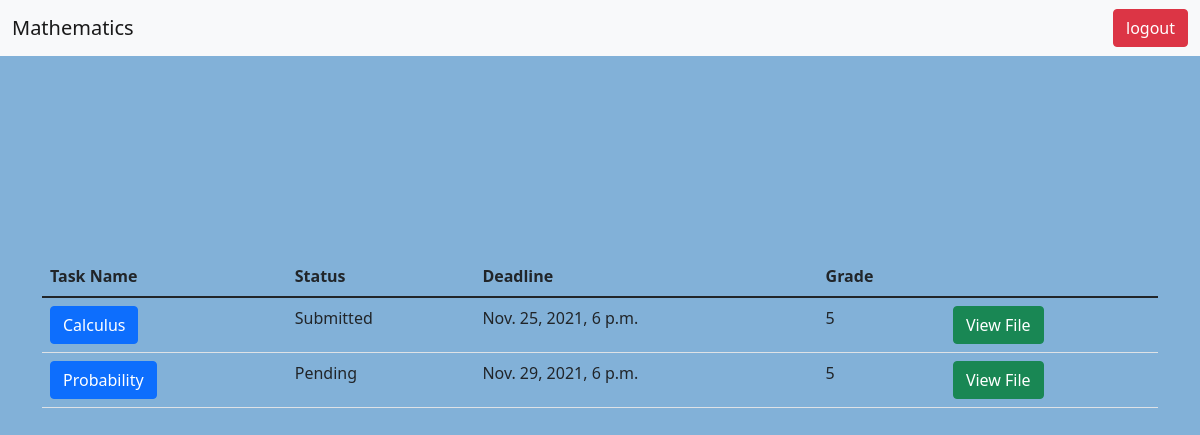
/usertasks/1 (signed in), run on an earlier commit of the app's database.
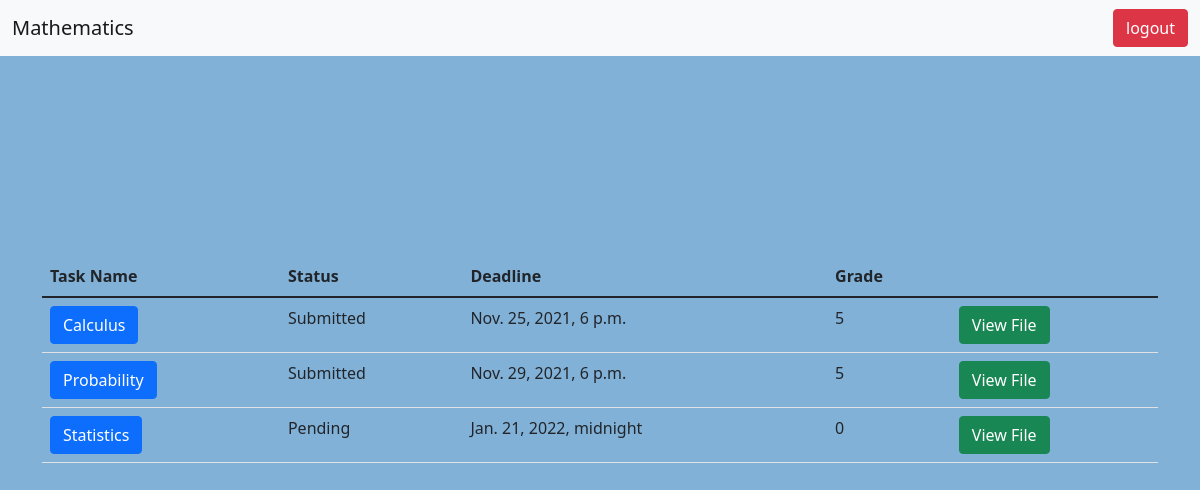
And on a later commit of the database.
### csia_app/models.py (models this page shows, shortened)
class Task(models.Model):
     name = models.CharField(max_length=100)
     description = models.TextField()
     deadline = models.DateTimeField()
     status = models.ForeignKey(TaskStatus, on_delete=models.CASCADE)
     student = models.ForeignKey(Student, on_delete=models.CASCADE)
     subject = models.ForeignKey(Subject, on_delete=models.CASCADE)
     file = models.FileField(upload_to= "static/", null=True, blank=True)
     grade = models.IntegerField(null=True)

class TaskStatus(models.Model):
    status = models.CharField(max_length=10)
    def __str__(self):
        return f"{self.status}"

### csia_app/views.py (the view)
# urls.py: path('usertasks/<int:subject_id>', usertasksview, name = "usertasks"),
def usertasksview(request, subject_id):
    subject = get_object_or_404(Subject, pk = subject_id)
    student = Student.objects.get(user=request.user)
    tasks = Task.objects.filter(subject = subject, student = student)
    context = {
        "subject": subject, "tasks": tasks
    }
    return render(request, "usertasks.html", context)

### csia_app/templates/usertasks.html (shortened to what this page needs)
{% extends 'base.html' %}
{% block content %}
<nav class="navbar navbar-light bg-light">
  <div class="container-fluid">
    <a class="navbar-brand">{{subject.name}}</a>
    <a class="btn btn-danger" href="/userlogout/">logout</a>
  </div>
</nav>
<div style = "background-color: #82B1D8;height: 100vh; padding-top: 200px; " >
    <div class = "container">
         <table class="table">
          <thead>
            <tr>
              <th scope="col">Task Name</th>
              <th scope="col">Status</th>
              <th scope="col">Deadline</th>
              <th scope="col">Grade</th>
            </tr>
          </thead>
          <tbody>
              {% for task in tasks %}
               <tr>
                  <th scope="row">
                      <button type="button" class="btn btn-primary" data-bs-toggle="modal" data-bs-target="#taskModal{{task.id}}">
      {{task.name}}
    </button></th>
                  <td>{{task.status}}</td>
                  <td>{{task.deadline}}</td>
                  <td>{{task.grade}}</td>
                  <td> <a class = "btn btn-success" href="/media/{{task.file}}" target="_blank">
                      View File
                  </a>
                  </td>
                </tr>
              {% endfor %}
          </tbody>
        </table>
    </div>
</div>
{% endblock%}

What changed in the data, as far as the page shows it:
changed Task "Probability": status "Pending" → "Submitted"
added Task: name "Statistics", status "Pending", deadline "Jan. 21, 2022, midnight", grade "0"
